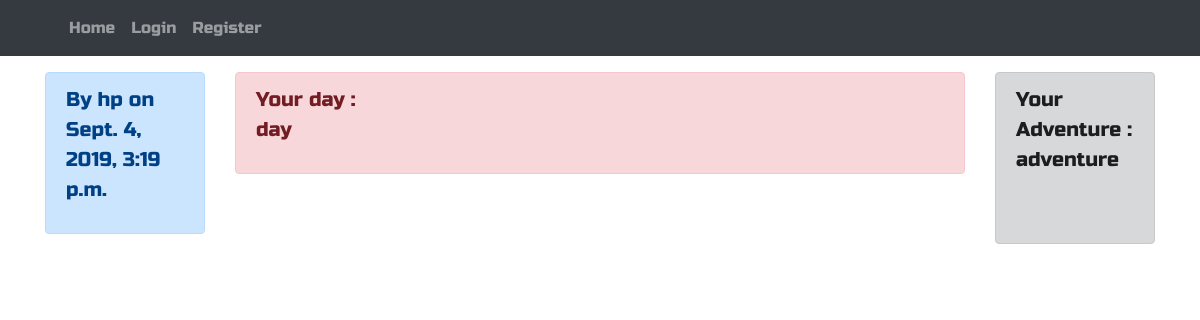
The app's page /day/11 with its own data.
### life/models.py (models this page shows, shortened)
class DiaryModel(models.Model):
	user = models.ForeignKey(User, on_delete=models.CASCADE, null=True, blank=True)
	your_day = models.TextField()
	timestamp = models.DateTimeField(auto_now_add=True)
	adventure = models.TextField(null=True, blank=True)
	class Meta:
		ordering = ['-timestamp']

### life/views.py (the view)
# urls.py: path('day/<int:pk>', DiaryDetailView.as_view(), name='detail'),
class DiaryDetailView(DetailView):
	model = DiaryModel
	template_name = 'life/days.html'
	def get_object(self, *args, **kwargs):
		request = self.request
		pk = self.kwargs.get('pk')
		try:
			instance = get_object_or_404(DiaryModel, pk=pk)
		except:
			raise Http404("Sorry..this day doesn't exist")
		return instance
	def get_context_data(self, *args, **kwargs):
		context = super(DiaryDetailView, self).get_context_data(*args, **kwargs)
		return context

### life/templates/life/days.html
{% extends "base.html" %}
{% block content %}
{% if object %}
    <div class="row">
        {% if object.adventure %}
            <div class="col-12 col-lg-2 mx-auto order-12 col-md-2">
            <div class="alert alert-dark" role="alert">
                <p class="lead"><b>Your Adventure</b> : <br> {{ object.adventure|safe|linebreaksbr }}<p><br>
            </div>
            </div>
        {% endif %}
        <div class="col-12 {% if object.adventure %}col-lg-8{% else %}col-lg-10{% endif %} mx-auto order-6 col-auto">
          <div class="alert alert-danger" role="alert">
            <p class="lead"><b>Your day</b> : <br> {{ object.your_day|safe|linebreaksbr }}</p>
          </div>
        </div>
        <div class="col-12 col-lg-2 order-1">
          <div class="alert alert-primary" role="alert">
              <p class="lead"><b>By {{ object.user }} on {{ object.timestamp }}</b></p>
          </div>
        </div>
      </div>
{% else %}
      <div class="jumbotron">
        <h1>Please write some days!</h1>
      </div>
{% endif %}
{% endblock content %}

### static_my_proj/css/main.css (style rules this page uses)
body { font-family: 'Russo One', sans-serif; }
.loader { filter:hue-rotate(0deg); color: linear-gradient(45deg,#0f8,#08f); animation:hue 5000ms infinite linear; }

### records on screen
DiaryModel: adventure "adventure", your_day "day", user "hp", timestamp "Sept. 4, 2019, 3:19 p.m."
